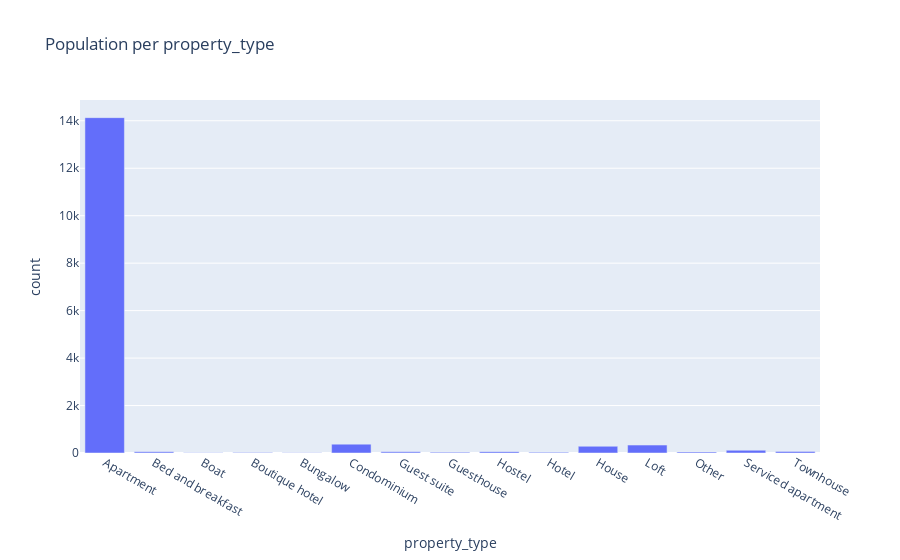

Notebook code for this chart:
### Markdown cell above
Some neighborhoods ( Mitte,Pankow, Charlottenburg-Wilm) are on average more expensive. Mitte (means middle in german) is the center of the city, pankow is a residential area with lots of vegan cafes and organic food shops and Charlottenburg is know for its garden and monuments. However we see that the prices are on average the same all over berlin and that there is no "real" center in this city.

### Code cell
# Number of each property type
plot_bar_graph(df,'property_type','count','Population per property_type',agg='sum')

### Figure 1 — Plotly figure (JSON) as saved in the notebook; plotly's stock layout.template omitted (floating-point values rounded to 4 significant figures)
{"data": [{"alignmentgroup": "True", "hovertemplate": "property_type=%{x}<br>count=%{y}<extra></extra>", "legendgroup": "", "marker": {"color": "#636efa", "pattern": {"shape": ""}}, "name": "", "offsetgroup": "", "orientation": "v", "showlegend": false, "textposition": "auto", "type": "bar", "x": ["Apartment", "Bed and breakfast", "Boat", "Boutique hotel", "Bungalow", "Condominium", "Guest suite", "Guesthouse", "Hostel", "Hotel", "House", "Loft", "Other", "Serviced apartment", "Townhouse"], "xaxis": "x", "y": [14132, 51, 7, 19, 15, 374, 49, 33, 57, 28, 283, 334, 42, 116, 68], "yaxis": "y"}], "layout": {"barmode": "relative", "legend": {"tracegroupgap": 0}, "title": {"text": "Population per property_type"}, "xaxis": {"anchor": "y", "domain": [0, 1], "title": {"text": "property_type"}}, "yaxis": {"anchor": "x", "domain": [0, 1], "title": {"text": "count"}}}}
